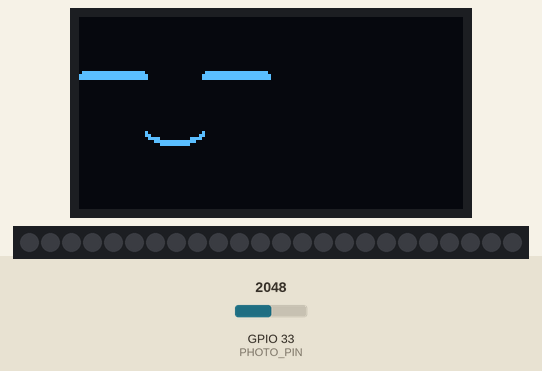
The sketch below on a simulated ESP32. Shown: 128×64 one-colour display, 24 RGB LEDs in strip order, left to right. The test bench sets the inputs (shaded band); at power-on: GPIO 33 (PHOTO_PIN) = 2048. Dim RGB values are drawn brighter than linear; WiFi joins after 1.5 s; servers stay silent unless stated; no MQTT or app messages arrive unless stated; what the sketch prints to the serial monitor is not drawn.

Above: at 2.7 s.
2.8 s: GPIO 33 (PHOTO_PIN) set to 736
4.6 s: GPIO 33 (PHOTO_PIN) set to 624
At 6.6 s:
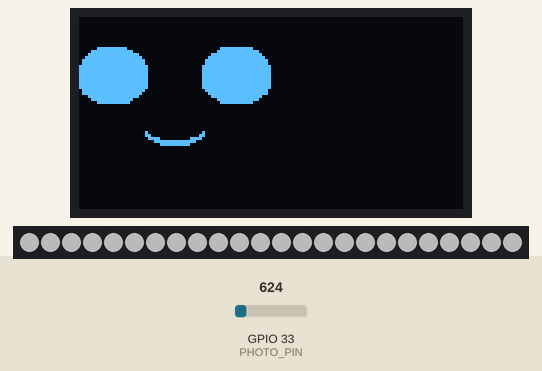
11.5 s: GPIO 33 (PHOTO_PIN) set to 491
At 13.0 s:
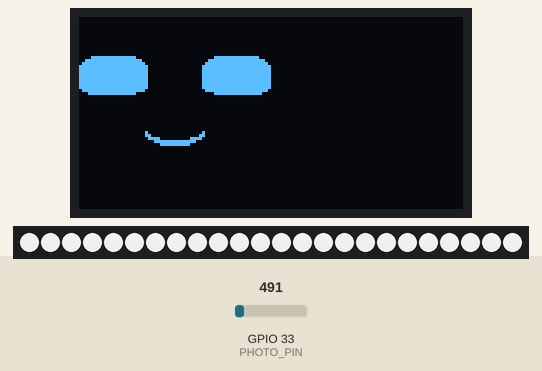
14.1 s: GPIO 33 (PHOTO_PIN) set to 1228
At 17.0 s:
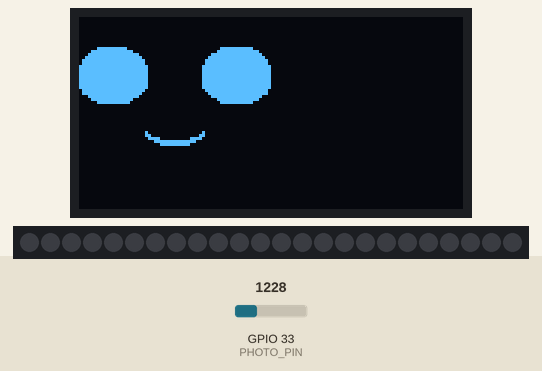
Timing chart, 0 to 18.1 s (numbered marks = the images above; inputs shaded):
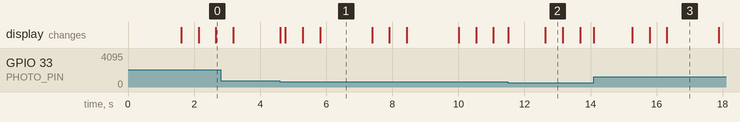

Measured:
- the behaviour switches between 696 and 695 on GPIO 33 (PHOTO_PIN) (found by bisection; images 0 and 1)
- what the display in image 1 shows lasts 1.6 s, from 5.8 s to 7.4 s
- what the display in image 2 shows lasts 0.6 s, from 12.6 s to 13.2 s

The sketch:

esp32_combined.ino
```cpp
#include "Arduino.h"
#include <WiFi.h>
#include <FastLED.h>
#include <string.h>
#include <WiFiClientSecure.h>
#include <UniversalTelegramBot.h>
#include <ArduinoJson.h>
#include <SPI.h>
#include <Wire.h>
#include <Adafruit_GFX.h>
#include <Adafruit_SSD1306.h>
#include <MQTTClient.h>
#include "secrets.h"     // AWS credentials and certificates
#include "OLEDImages.h"  // OLED expressions

FASTLED_USING_NAMESPACE

// LED Parameters
#define DATA_PIN 5
#define LED_TYPE WS2812
#define COLOR_ORDER GRB
#define NUM_LEDS 24
CRGB leds[NUM_LEDS];

// Photoresistor Parameters
#define PHOTO_PIN 33
#define STANDARD_BRIGHTNESS 96
#define STANDARD_PHOTO_READING 600  //measured in a standard environment where brightness=96
uint8_t PhotoPinReading;
uint8_t BRIGHTNESS = 96;  // brightness indicator for keep-on modes, to be adjusted in order to get PhotoPinReading close to STANDARD_PHOTO_READING
uint8_t brightness = 0;   //brightness indicator for breathing effect
int flag_up = 1;

float max(float x, float y) {
  if (x > y) {
    return x;
  } else {
    return y;
  }
}

// OLED Parameters
#define OLED_RESET 0  // GPIO0
Adafruit_SSD1306 display(OLED_RESET);
int oled_state = 0;
int interval = 200;
//{0: default, blinking; 1: sitting, smile; 2: crouching/playphone, angry; 3: sleeping, sleep}
int loop_flag = 0;  // set to 0 when each transit occurs

void draw(const unsigned char *experession) {
  display.drawBitmap(0, 0, experession, 64, 48, 1);
  display.display();
  display.clearDisplay();
}

// Flag for mode selection
int activity = 0;
int posture = 0;
// ML algorithm would classify activity as:
// {1: computer, 2: reading, 3: sleeping, 4: not present}
// ML algorithm would classify posture as:
// {1: good, 2: bad}
int count = 0;

// Wifi and MQTT Parameters
WiFiClientSecure net = WiFiClientSecure();
MQTTClient mqttClient = MQTTClient(20000);

char *subscribeTopic1 = "laptop/activity";
char *subscribeTopic2 = "laptop/posture";
char *publishTopic = "hello/esp";

String msg;
int receivedActivity = 0;
int receivedPosture = 0;
int sendReady = 0;

// RTOS parameters
// this triggers the reconnection to WiFi after a specific period of time (via interrupt)
hw_timer_t *My_timer = NULL;
int initiateConnect = 0;
int connected = 0;

void IRAM_ATTR onTimer() {
  initiateConnect = 1;
}

void connectToWiFi() {
  Serial.println("Connecting to WiFi");
  WiFi.mode(WIFI_STA);
  WiFi.begin(WIFI_SSID, WIFI_PASSWORD);

  while (WiFi.status() != WL_CONNECTED) {
    delay(500);
    Serial.print("Connecting Wifi...");
  }
  Serial.println("Connected to WiFi!");
}

void connectToAWS() {
  // Configure WiFiClientSecure to use the AWS IoT device credentials
  net.setCACert(AWS_CERT_CA);
  net.setCertificate(AWS_CERT_CRT);
  net.setPrivateKey(AWS_CERT_PRIVATE);
  // Connect to the MQTT broker on the AWS endpoint we defined earlier
  Serial.println("Connect begin");
  mqttClient.begin(AWS_IOT_ENDPOINT, 8883, net);
  // create a call back to receive messages
  mqttClient.onMessage(messageHandler);
  Serial.println("Connecting to AWS IoT");
  while (!mqttClient.connect("ESP32_test")) {
    Serial.print("Connecting AWS...");
    vTaskDelay(100);
  }
  // Subscribe to a topic
  mqttClient.subscribe(subscribeTopic1);
  mqttClient.subscribe(subscribeTopic2);
  Serial.println("AWS IoT Connected!");
}

void messageHandler(String &topic, String &payload) {
  Serial.println("message received");

  StaticJsonDocument<512> doc;
  DeserializationError error = deserializeJson(doc, payload);
  if (error) {
    Serial.print("deserializeJson() failed: ");
    Serial.println(error.c_str());
    return;
  }

  const char* message = doc["message"];

  if (!message) {
      Serial.println("message is null!");
  }

  if (topic == subscribeTopic1) {
    Serial.printf("From %s received message: %s\n", subscribeTopic1, payload.c_str());

    if (strcmp(message, "computer_use") == 0) { activity = 1; }
    if (strcmp(message, "reading") == 0) { activity = 2; }
    if (strcmp(message, "asleep") == 0) { activity = 3; brightness=0; flag_up=1;}
    if (strcmp(message, "not_present") == 0) { activity = 4; }

    Serial.println(activity);
    loop_flag = 0;
    receivedActivity = 1;
  }

    if (topic == subscribeTopic2) {
    Serial.printf("From %s received message: %s\n", subscribeTopic2, message);
    if (strcmp(message, "good_posture") == 0) { posture = 1; }
    if (strcmp(message, "bad_posture") == 0) { posture = 2; brightness=0; flag_up=1;}

    Serial.println(posture);
    loop_flag = 0;
    receivedPosture = 1;
  }
}

void handleLoop(void *parameter) {
  Serial.println("handleLoop running");
  for (;;) {
    if (!mqttClient.connected()) {
      Serial.println("MQTT disconnected. Attempting to reconnect...");
      //connectToAWS();  // Reconnect to AWS
    } else {
      Serial.println("MQTT connected.");
      mqttClient.loop();
    }
    vTaskDelay(pdMS_TO_TICKS(1000));
  }
}

void handleConnect(void *parameter) {
  Serial.println("handleConnect running");
  while (1) {
    while (WiFi.status() == WL_CONNECTED) {
      Serial.println("Start of delay");
      vTaskDelay(10000);
      Serial.println("End of delay");
      mqttClient.disconnect();
      Serial.println("mqttClient disconnected");
      WiFi.disconnect();
      Serial.println("Wifi disconnected");
    }

    if (initiateConnect == 1 && WiFi.status() != WL_CONNECTED) {
      initiateConnect = 0;
      Serial.println("If statement entered");
      connectToWiFi();
      Serial.println("Wifi connected");
      connectToAWS();
      Serial.println("mqttClient connected");
    }
    vTaskDelay(100);
  }
}

void handleLED(void *parameter) {
  Serial.println("handleLED running");
  while (1) {
    BRIGHTNESS = max(96 + 1 * (600 - analogRead(PHOTO_PIN)), 0.0);
    //Not present
    if (activity == 4) {
      // Turn off all the LEDS.
      FastLED.setBrightness(0);
      FastLED.show();
      // Turn off the OLED.
      display.clearDisplay();
      display.display();

    } else if (activity == 3) {
      //LED breathing effect
      for (int i = 0; i < NUM_LEDS; i++) { leds[i] = CRGB::White; }
      if (count % 100 == 0) {
        if (flag_up == 1 && brightness < 10) {
          brightness++;
          if (brightness == 10) { flag_up = 0; }
        }
        if (flag_up == 0 && brightness > 0) {
          brightness--;
          if (brightness == 0) { flag_up = 1; }
        }
        // ledcWrite(LEDCHANNEL, brightness);
        FastLED.setBrightness(brightness);
        FastLED.show();
      }
      //OLED sleeping
      if (loop_flag == 0) {
        if (count == 0) { draw(start); }
        if (count == interval) { draw(sleep1); }
        loop_flag = 1;
      } else {
        if (count == 0) { draw(sleep2); }
        if (count == interval) { draw(sleep3); }
        if (count == interval * 2) { draw(sleep4); }
        if (count == interval * 3 || count == interval * 4) { draw(sleep5); }
      }
    } else if (posture == 2) {
      //LED warning effect
      for (int i = 0; i < NUM_LEDS; i++) { leds[i] = CRGB::Red; }
      if (flag_up == 1 && brightness < 254) {
        brightness++;
        if (brightness == 254) { flag_up = 0; }
      }
      if (flag_up == 0 && brightness > 0) {
        brightness--;
        if (brightness == 0) { flag_up = 1; }
      }
      FastLED.setBrightness(brightness);
      FastLED.show();
      //OLED angry
      if (loop_flag == 0) {
        if (count == 0) { draw(start); }
        if (count == interval) { draw(angry1); }
        if (count == interval * 2) { draw(angry2); }
        loop_flag = 1;
      } else {
        if (count == 0 || count == interval * 2) { draw(angry3); }
        if (count == interval || count == interval * 3 || count == interval * 4) { draw(angry4); }
      }
    } else if (activity == 0 || activity == 1 || activity == 2) {
      //OLED Blinking
      if (count == 0 || count == interval * 3 || count == interval * 4) { draw(start); }
      if (count == interval) { draw(blink1); }
      if (count == interval * 2) { draw(blink2); }
      //LED brightness affected by photoresistor
      if (activity == 2) {
        //Warm light for reading
        for (int i = 0; i < NUM_LEDS; i++) { leds[i] = CRGB::Yellow; }
        FastLED.setBrightness(BRIGHTNESS);
        FastLED.show();
      } else {
        //White light for startup and computer use
        for (int i = 0; i < NUM_LEDS; i++) { leds[i] = CRGB::White; }
        FastLED.setBrightness(BRIGHTNESS);
        FastLED.show();
      }
    }
    count = (count + 1) % 1000;
    vTaskDelay(1);
  }
}


void setup() {
  Serial.begin(115200);

  // tell FastLED about the LED strip configuration
  FastLED.addLeds<LED_TYPE, DATA_PIN, COLOR_ORDER>(leds, NUM_LEDS).setCorrection(TypicalLEDStrip);

  // initialize OLED
  display.begin(SSD1306_SWITCHCAPVCC, 0x3C);  // initialize with the I2C addr 0x3C (for the 64x48)
  display.clearDisplay();
  My_timer = timerBegin(0, 80, true);
  timerAttachInterrupt(My_timer, &onTimer, true);
  timerAlarmWrite(My_timer, 1000000 * 20, true);
  timerAlarmEnable(My_timer);  //Just Enable

  connectToWiFi();
  connectToAWS();

  xTaskCreatePinnedToCore(handleLoop, "LoopTask", 10000, NULL, 1, NULL, 1);
  xTaskCreatePinnedToCore(handleLED, "HandleLED", 4096, NULL, 1, NULL, 0);
  xTaskCreatePinnedToCore(handleConnect, "HandleConnect", 10000, NULL, 1, NULL, 1);
}

void loop() {
  // put your main code here, to run repeatedly:
}
```

secrets.h
```cpp
// All confidential information has been removed; this file acts as a placeholder
#include <pgmspace.h>

#define SECRET
#define THINGNAME "ESP32_test" // do not change this!

const char *WIFI_SSID = "XXX";
const char *WIFI_PASSWORD = "XXX";
const char *AWS_IOT_ENDPOINT = "XXX";

// Amazon Root CA 1
static const char AWS_CERT_CA[] PROGMEM = R"EOF(
-----BEGIN CERTIFICATE-----
XXX
-----END CERTIFICATE-----
)EOF";

// Device Certificate
static const char AWS_CERT_CRT[] PROGMEM = R"KEY(
-----BEGIN CERTIFICATE-----
XXX
-----END CERTIFICATE-----
)KEY";

// Device Private Key
static const char AWS_CERT_PRIVATE[] PROGMEM = R"KEY(
-----BEGIN RSA PRIVATE KEY-----
XXX
-----END RSA PRIVATE KEY-----
)KEY";
```

Source omitted: OLEDImages.h (data table, 43631 bytes)
